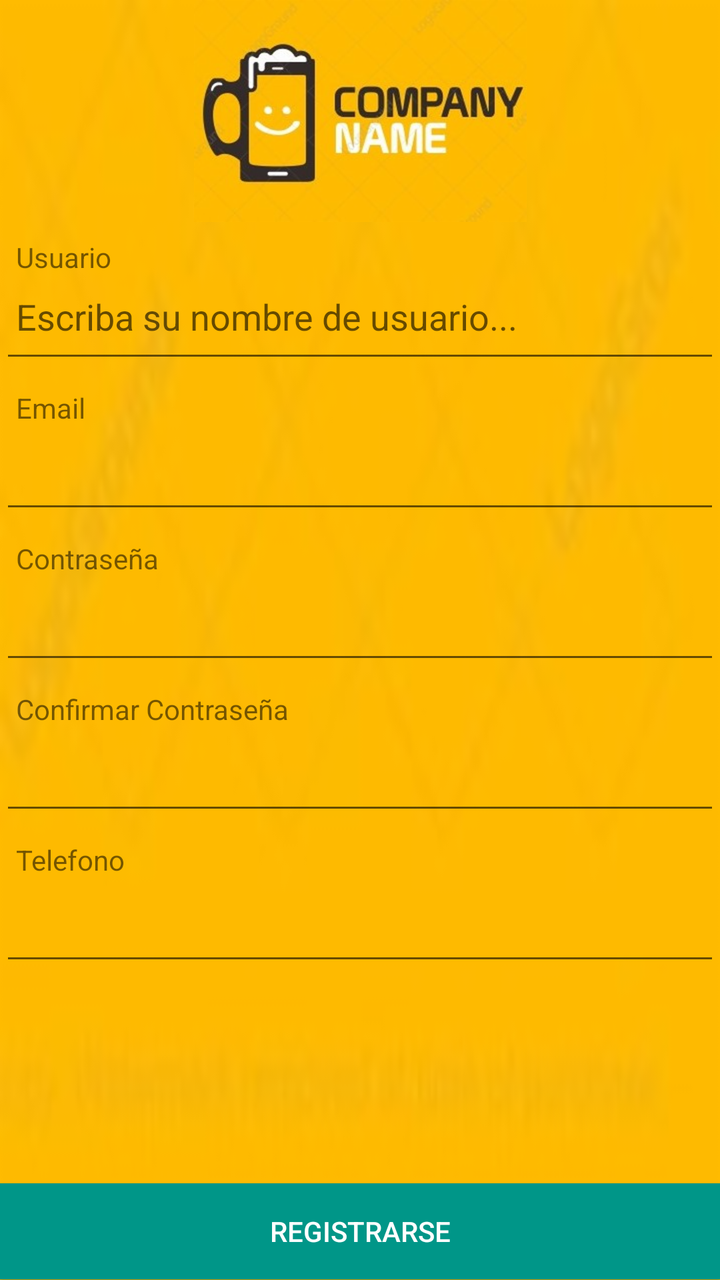
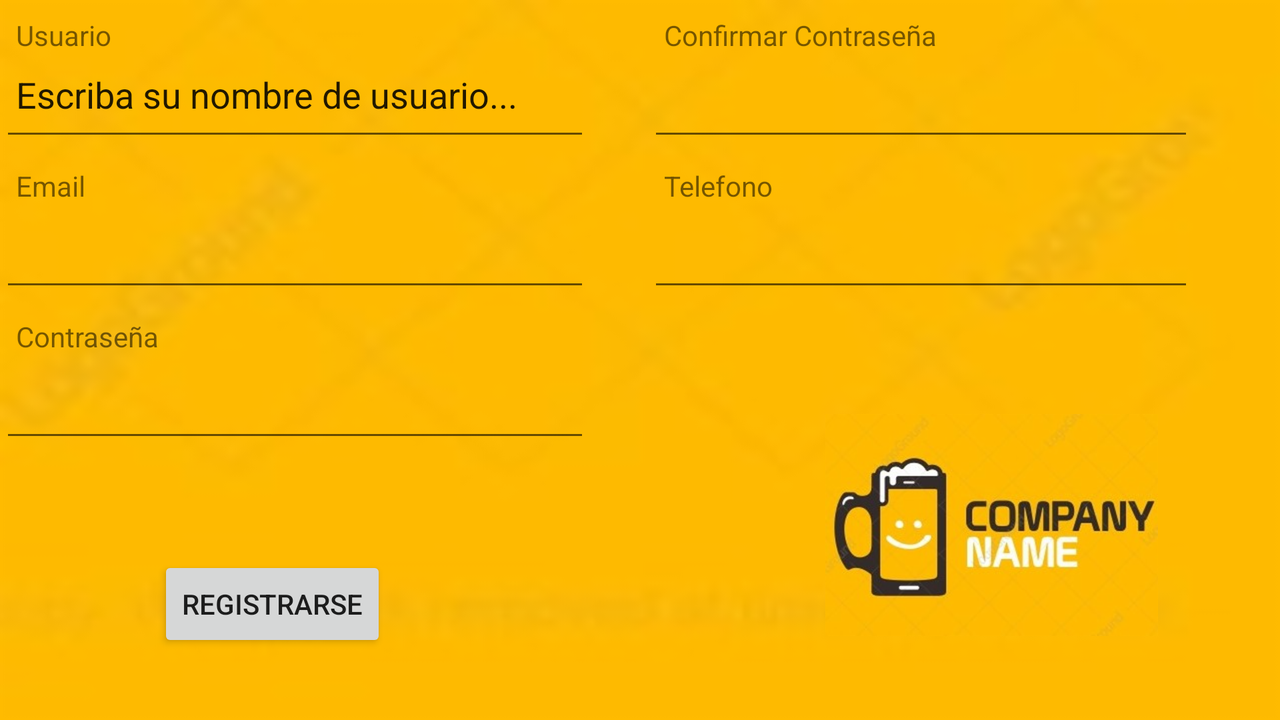

An Android layout and its configuration variant, each rendered on a device that would load it. The default file and the variant file are quoted in full after the pictures.
<!-- AndroidManifest.xml: application theme AppTheme -->
<!-- res/layout/activity_registro.xml -->
<?xml version="1.0" encoding="utf-8"?>
<android.widget.RelativeLayout xmlns:android="http://schemas.android.com/apk/res/android"
    xmlns:app="http://schemas.android.com/apk/res-auto"
    xmlns:tools="http://schemas.android.com/tools"
    android:layout_width="match_parent"
    android:layout_height="match_parent"
    android:background="@drawable/color_ambar"
    tools:context="mx.netsquare.beerfindebeta.Registro">

    <LinearLayout
        android:layout_width="match_parent"
        android:layout_height="match_parent"
        android:layout_alignParentStart="true"
        android:layout_alignParentTop="true"
        android:orientation="vertical"
        android:weightSum="1">

        <ImageView
            android:id="@+id/imageView2"
            android:layout_width="match_parent"
            android:layout_height="wrap_content"
            app:srcCompat="@drawable/logo" />

        <TextView
            android:id="@+id/txtRegistroUsuario"
            android:layout_width="match_parent"
            android:layout_height="wrap_content"
            android:paddingBottom="0dp"
            android:paddingEnd="8dp"
            android:paddingLeft="8dp"
            android:paddingRight="8dp"
            android:paddingStart="8dp"
            android:paddingTop="8dp"
            android:text="@string/usuario" />

        <EditText
            android:id="@+id/editRegistroUsuario"
            android:layout_width="match_parent"
            android:layout_height="wrap_content"
            android:ems="10"
            android:hint="@string/escribaUsuario"
            android:inputType="textPersonName"
            android:paddingBottom="16dp"
            android:paddingEnd="8dp"
            android:paddingLeft="8dp"
            android:paddingRight="8dp"
            android:paddingStart="8dp"
            android:paddingTop="8dp" />

        <TextView
            android:id="@+id/txtRegistroEmail"
            android:layout_width="match_parent"
            android:layout_height="wrap_content"
            android:paddingBottom="0dp"
            android:paddingEnd="8dp"
            android:paddingLeft="8dp"
            android:paddingRight="8dp"
            android:paddingStart="8dp"
            android:paddingTop="8dp"
            android:text="@string/email" />

        <EditText
            android:id="@+id/editRegistroEmail"
            android:layout_width="match_parent"
            android:layout_height="wrap_content"
            android:ems="10"
            android:inputType="textEmailAddress"
            android:paddingBottom="16dp"
            android:paddingEnd="8dp"
            android:paddingLeft="8dp"
            android:paddingRight="8dp"
            android:paddingStart="8dp"
            android:paddingTop="8dp" />

        <TextView
            android:id="@+id/txtRegistroContrasena"
            android:layout_width="match_parent"
            android:layout_height="wrap_content"
            android:paddingBottom="0dp"
            android:paddingEnd="8dp"
            android:paddingLeft="8dp"
            android:paddingRight="8dp"
            android:paddingStart="8dp"
            android:paddingTop="8dp"
            android:text="@string/contrasena" />

        <EditText
            android:id="@+id/editRegistroContrasena"
            android:layout_width="match_parent"
            android:layout_height="wrap_content"
            android:ems="10"
            android:inputType="textPassword"
            android:paddingBottom="16dp"
            android:paddingEnd="8dp"
            android:paddingLeft="8dp"
            android:paddingRight="8dp"
            android:paddingStart="8dp"
            android:paddingTop="8dp" />

        <TextView
            android:id="@+id/txtConfirmacionContrasena"
            android:layout_width="match_parent"
            android:layout_height="wrap_content"
            android:paddingBottom="0dp"
            android:paddingEnd="8dp"
            android:paddingLeft="8dp"
            android:paddingRight="8dp"
            android:paddingStart="8dp"
            android:paddingTop="8dp"
            android:text="@string/confirmarContrasena" />

        <EditText
            android:id="@+id/editConfirmacionContrasena"
            android:layout_width="match_parent"
            android:layout_height="wrap_content"
            android:ems="10"
            android:inputType="textPassword"
            android:paddingBottom="16dp"
            android:paddingEnd="8dp"
            android:paddingLeft="8dp"
            android:paddingRight="8dp"
            android:paddingStart="8dp"
            android:paddingTop="8dp" />

        <TextView
            android:id="@+id/txtRegistroTelefono"
            android:layout_width="match_parent"
            android:layout_height="wrap_content"
            android:paddingBottom="0dp"
            android:paddingEnd="8dp"
            android:paddingLeft="8dp"
            android:paddingRight="8dp"
            android:paddingStart="8dp"
            android:paddingTop="8dp"
            android:text="@string/telefono" />

        <EditText
            android:id="@+id/editRegistroTelefono"
            android:layout_width="match_parent"
            android:layout_height="wrap_content"
            android:ems="10"
            android:inputType="phone"
            android:paddingBottom="16dp"
            android:paddingEnd="8dp"
            android:paddingLeft="8dp"
            android:paddingRight="8dp"
            android:paddingStart="8dp"
            android:paddingTop="8dp" />

        <Space
            android:layout_width="match_parent"
            android:layout_height="82dp"
            android:layout_weight="0.99" />

        <Button
            android:id="@+id/btnRegistrar"
            android:layout_width="match_parent"
            android:layout_height="wrap_content"
            android:background="@color/accent"
            android:onClick="registrando"
            android:text="@string/registrarse"
            android:textColor="@color/cardview_light_background" />
    </LinearLayout>
</android.widget.RelativeLayout>
<!-- resources referenced by this layout -->
<resources>
  <color name="accent">#009688</color>
  <!-- drawable color_ambar: png bitmap (drawable-hdpi, 11448 bytes) -->
  <!-- drawable logo: png bitmap (drawable-hdpi, 59213 bytes) -->
  <string name="confirmarContrasena">Confirmar Contraseña</string>
  <string name="contrasena">Contraseña</string>
  <string name="email">Email</string>
  <string name="escribaUsuario">Escriba su nombre de usuario...</string>
  <string name="registrarse">Registrarse</string>
  <string name="telefono">Telefono</string>
  <string name="usuario">Usuario</string>
  <style name="AppTheme" parent="Theme.AppCompat.Light.NoActionBar">
          
          <item name="colorPrimary">@color/primary</item>
          <item name="colorPrimaryDark">@color/primary_dark</item>
          <item name="colorAccent">@color/accent</item>
      </style>
  <color name="primary">#ffc107</color>
  <color name="primary_dark">#ffa000</color>
</resources>
<!-- res/layout-land/activity_registro.xml (the repository's variant of the layout above) -->
<!-- drawn on the phone turned sideways -->
<?xml version="1.0" encoding="utf-8"?>
<android.widget.RelativeLayout xmlns:android="http://schemas.android.com/apk/res/android"
    xmlns:app="http://schemas.android.com/apk/res-auto"
    xmlns:tools="http://schemas.android.com/tools"
    android:layout_width="match_parent"
    android:layout_height="match_parent"
    android:background="@drawable/color_ambar"
    tools:context="mx.netsquare.beerfindebeta.Registro">

    <LinearLayout
        android:layout_width="wrap_content"
        android:layout_height="wrap_content"
        android:layout_alignParentStart="true"
        android:layout_alignParentTop="true"
        android:orientation="horizontal"
        android:weightSum="1"
        android:id="@+id/linearLayout">

        <LinearLayout
            android:layout_width="wrap_content"
            android:layout_height="wrap_content"
            android:orientation="vertical">

            <TextView
                android:id="@+id/txtRegistroUsuario"
                android:layout_width="wrap_content"
                android:layout_height="wrap_content"
                android:paddingBottom="0dp"
                android:paddingEnd="8dp"
                android:paddingLeft="8dp"
                android:paddingRight="8dp"
                android:paddingStart="8dp"
                android:paddingTop="8dp"
                android:text="@string/usuario" />

            <EditText
                android:id="@+id/editRegistroUsuario"
                android:layout_width="295dp"
                android:layout_height="wrap_content"
                android:ems="10"
                android:inputType="textPersonName"
                android:paddingBottom="16dp"
                android:paddingEnd="8dp"
                android:paddingLeft="8dp"
                android:paddingRight="8dp"
                android:paddingStart="8dp"
                android:paddingTop="8dp"
                android:text="@string/escribaUsuario" />

            <TextView
                android:id="@+id/txtRegistroEmail"
                android:layout_width="wrap_content"
                android:layout_height="wrap_content"
                android:paddingBottom="0dp"
                android:paddingEnd="8dp"
                android:paddingLeft="8dp"
                android:paddingRight="8dp"
                android:paddingStart="8dp"
                android:paddingTop="8dp"
                android:text="@string/email" />

            <EditText
                android:id="@+id/editRegistroEmail"
                android:layout_width="match_parent"
                android:layout_height="wrap_content"
                android:ems="10"
                android:inputType="textEmailAddress"
                android:paddingBottom="16dp"
                android:paddingEnd="8dp"
                android:paddingLeft="8dp"
                android:paddingRight="8dp"
                android:paddingStart="8dp"
                android:paddingTop="8dp" />

            <TextView
                android:id="@+id/txtRegistroContrasena"
                android:layout_width="wrap_content"
                android:layout_height="wrap_content"
                android:paddingBottom="0dp"
                android:paddingEnd="8dp"
                android:paddingLeft="8dp"
                android:paddingRight="8dp"
                android:paddingStart="8dp"
                android:paddingTop="8dp"
                android:text="@string/contrasena" />

            <EditText
                android:id="@+id/editRegistroContrasena"
                android:layout_width="match_parent"
                android:layout_height="wrap_content"
                android:ems="10"
                android:inputType="textPassword"
                android:paddingBottom="16dp"
                android:paddingEnd="8dp"
                android:paddingLeft="8dp"
                android:paddingRight="8dp"
                android:paddingStart="8dp"
                android:paddingTop="8dp" />

        </LinearLayout>

        <LinearLayout
            android:layout_width="29dp"
            android:layout_height="match_parent"
            android:orientation="vertical"></LinearLayout>

        <LinearLayout
            android:layout_width="match_parent"
            android:layout_height="match_parent"
            android:orientation="vertical">

            <TextView
                android:id="@+id/txtConfirmacionContrasena"
                android:layout_width="wrap_content"
                android:layout_height="wrap_content"
                android:paddingBottom="0dp"
                android:paddingEnd="8dp"
                android:paddingLeft="8dp"
                android:paddingRight="8dp"
                android:paddingStart="8dp"
                android:paddingTop="8dp"
                android:text="@string/confirmarContrasena" />

            <EditText
                android:id="@+id/editConfirmacionContrasena"
                android:layout_width="273dp"
                android:layout_height="wrap_content"
                android:ems="10"
                android:inputType="textPassword"
                android:paddingBottom="16dp"
                android:paddingEnd="8dp"
                android:paddingLeft="8dp"
                android:paddingRight="8dp"
                android:paddingStart="8dp"
                android:paddingTop="8dp" />

            <TextView
                android:id="@+id/txtRegistroTelefono"
                android:layout_width="wrap_content"
                android:layout_height="wrap_content"
                android:paddingBottom="0dp"
                android:paddingEnd="8dp"
                android:paddingLeft="8dp"
                android:paddingRight="8dp"
                android:paddingStart="8dp"
                android:paddingTop="8dp"
                android:text="@string/telefono" />

            <EditText
                android:id="@+id/editRegistroTelefono"
                android:layout_width="match_parent"
                android:layout_height="wrap_content"
                android:ems="10"
                android:inputType="phone"
                android:paddingBottom="16dp"
                android:paddingEnd="8dp"
                android:paddingLeft="8dp"
                android:paddingRight="8dp"
                android:paddingStart="8dp"
                android:paddingTop="8dp" />

        </LinearLayout>

    </LinearLayout>

    <Button
        android:id="@+id/btnRegistrar"
        android:layout_width="wrap_content"
        android:layout_height="wrap_content"
        android:text="@string/registrarse"
        android:layout_alignParentBottom="true"
        android:layout_alignParentStart="true"
        android:layout_marginStart="79dp"
        android:layout_marginBottom="34dp" />

    <ImageView
        android:id="@+id/imageView3"
        android:layout_width="wrap_content"
        android:layout_height="wrap_content"
        app:srcCompat="@drawable/logo"
        android:layout_marginBottom="8dp"
        android:layout_marginEnd="61dp"
        android:layout_alignBottom="@+id/btnRegistrar"
        android:layout_alignParentEnd="true" />
</android.widget.RelativeLayout>
<!-- resources referenced by the variant -->
<!-- as the phone turned sideways resolves them -->
<resources>
  <!-- drawable color_ambar: png bitmap (drawable-hdpi, 11448 bytes) -->
  <!-- drawable logo: png bitmap (drawable-hdpi, 59213 bytes) -->
  <string name="confirmarContrasena">Confirmar Contraseña</string>
  <string name="contrasena">Contraseña</string>
  <string name="email">Email</string>
  <string name="escribaUsuario">Escriba su nombre de usuario...</string>
  <string name="registrarse">Registrarse</string>
  <string name="telefono">Telefono</string>
  <string name="usuario">Usuario</string>
  <style name="AppTheme" parent="Theme.AppCompat.Light.NoActionBar">
          
          <item name="colorPrimary">@color/primary</item>
          <item name="colorPrimaryDark">@color/primary_dark</item>
          <item name="colorAccent">@color/accent</item>
      </style>
  <color name="primary">#ffc107</color>
  <color name="primary_dark">#ffa000</color>
  <color name="accent">#009688</color>
</resources>
